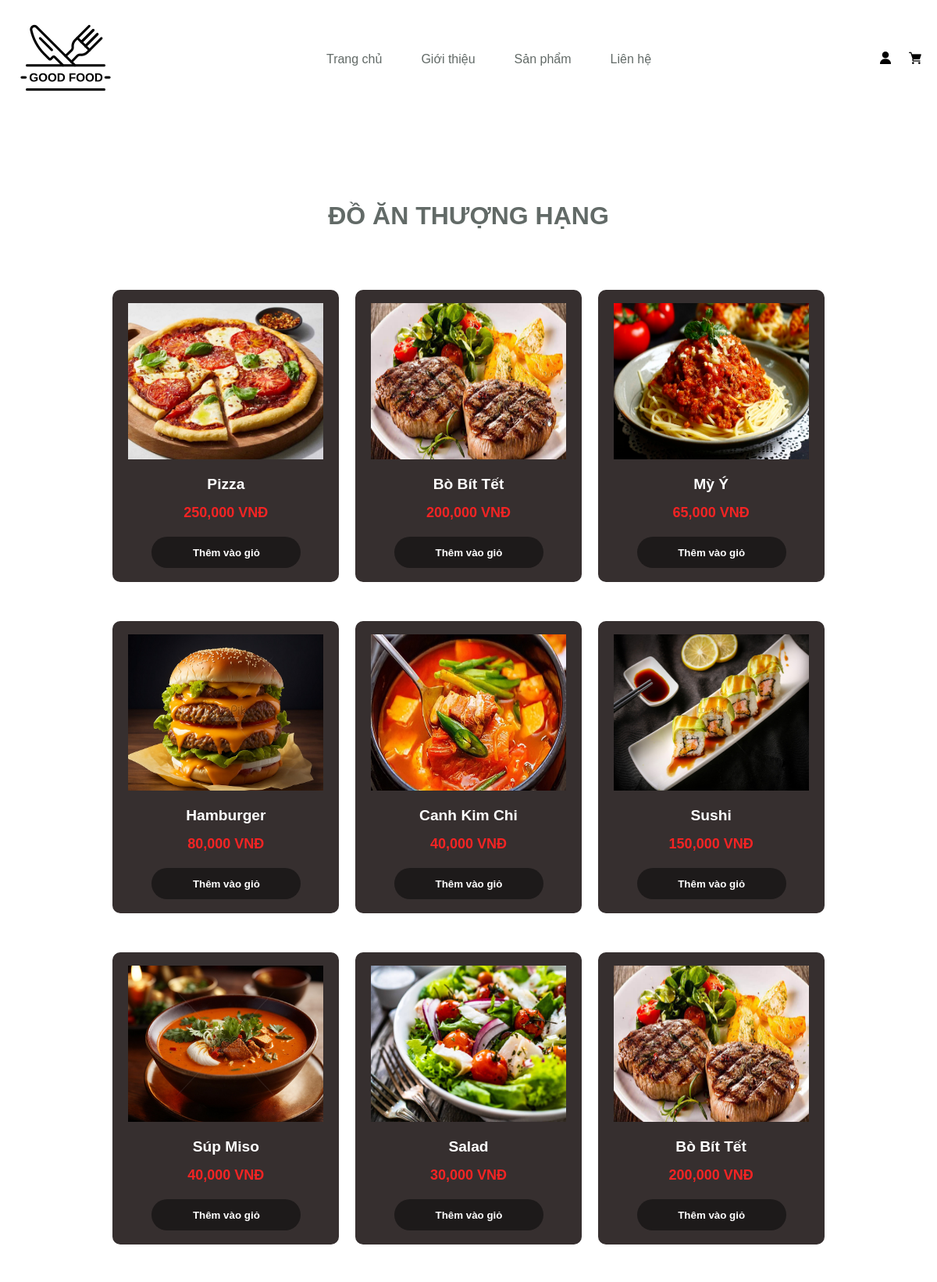
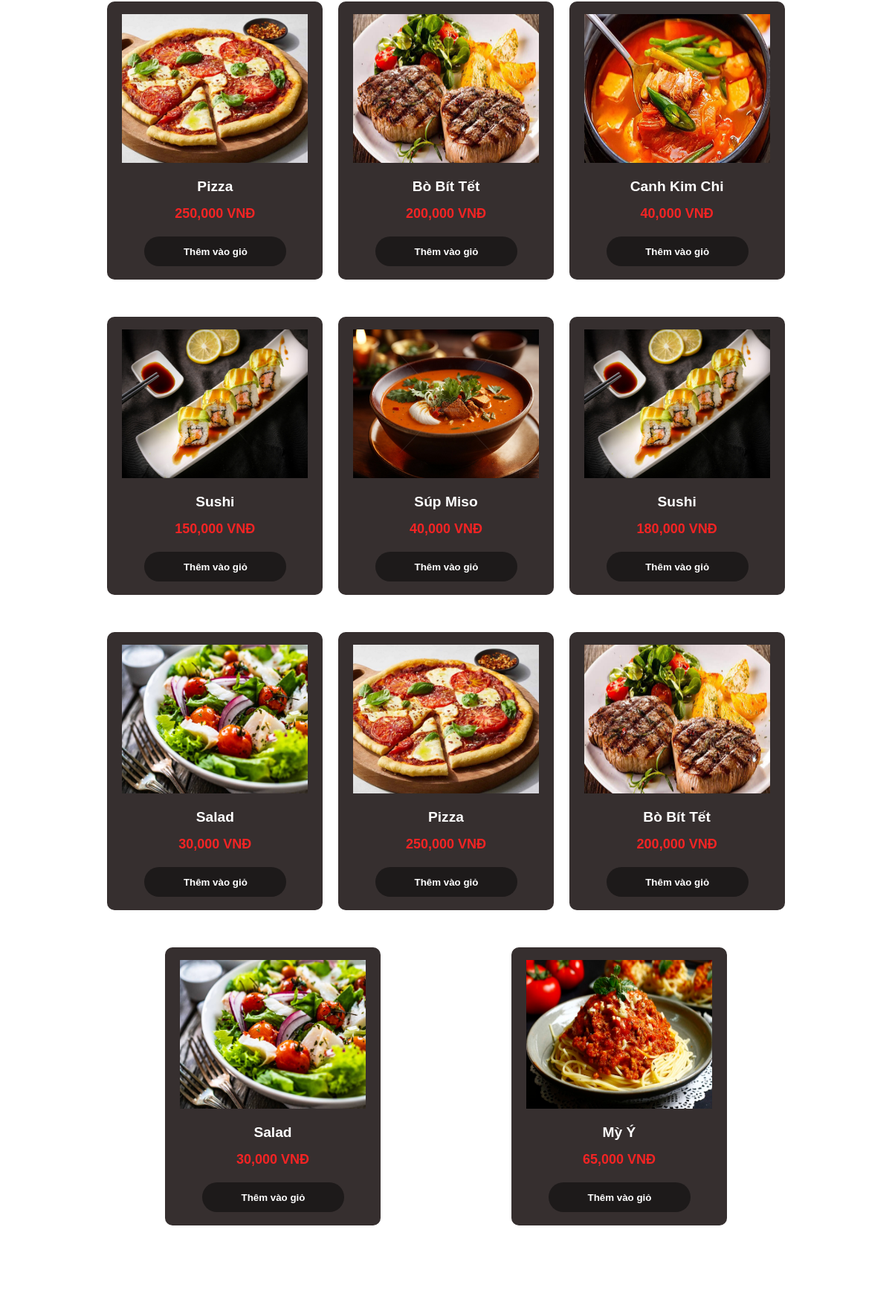
The page /product.php (upper part) on the database its author committed (2 pictures, top to bottom).
### tables this page shows
CREATE TABLE `products_detail` (
  `id` int(11) NOT NULL,
  `name` varchar(255) NOT NULL,
  `price` decimal(10,2) NOT NULL,
  `image` varchar(255) NOT NULL,
  `description` text DEFAULT NULL,
  `weight` varchar(50) DEFAULT NULL,
  `ingredients` text DEFAULT NULL
);

### product.php (the view, shortened to what this page needs)
<?php
$conn = new mysqli('localhost', 'root', '', 'food_db');
$result = $conn->query("SELECT * FROM products_detail");
?>
<!DOCTYPE html>
<html lang="en">
<head>
    <link rel="stylesheet" href="css/home.css">
</head>
<body>
    <div id="wrapper">
        <div id="header">
            <a href="" class="logo"><img src="images/logo.png" alt=""></a>
            <div id="menu">
                <div class="item"><a href="home2.php">Trang chủ</a></div>
                <div class="item"><a href="about.php">Giới thiệu</a></div>
                <div class="item"><a href="product.php">Sản phẩm</a></div>
                <div class="item"><a href="contact.php">Liên hệ</a></div>
            </div>
            <div id="actions">
                <div class="item"><a href="user.php"><img src="images/user.png" alt=""></a></div>
                <div class="item"><a href="cart.php"><img src="images/grocery-store.png" alt=""></a></div>
            </div>
        </div>
        <div id="wp-products">
            <h2>ĐỒ ĂN THƯỢNG HẠNG</h2>
            <ul id="list-products">
                <?php while ($row = $result->fetch_assoc()): ?>
                    <div class="item">
                         <a href="product_detail.php?id=<?php echo $row['id']; ?>">
                            <img src="<?php echo $row['image']; ?>" alt="<?php echo $row['name']; ?>">
                </a>
                <div class="name">
                    <a href="product_detail.php?id=<?php echo $row['id']; ?>">
                        <?php echo $row['name']; ?>
                    </a>
                </div>
                <div class="price"><?php echo number_format($row['price']); ?> VNĐ</div>
                <form method="post" action="add_to_cart.php">
                    <input type="submit" value="Thêm vào giỏ" class="add-to-cart">
                </form>
            </div>
            <?php endwhile; ?>
        </ul>
</div>
    </div>
</body>
</html>

### css/home.css (style rules this page uses)
* { padding:0; margin:0; box-sizing: border-box; font-family: Arial, Helvetica, sans-serif; cursor: pointer; }
#wrapper { width: 100%; height: 100vh; }
#header { width: 100%; padding:0px 20px; margin-top:10px; display: flex; justify-content: space-between; align-items: center; }
#menu { list-style:none; display: flex; }
#menu .item { margin:0px 25px; }
#menu .item a { color:#626A67; text-decoration: none; transition: all 0.3s ease; }
#actions { display: flex; }
#actions .item { margin-left:22px; }
#wp-products { padding-top:116px; padding-bottom: 25px; padding-left:134px; padding-right:134px; }
#wp-products h2 { text-align: center; margin-bottom: 76px; font-size:32px; color:#626a67; }
#list-products { display: flex; list-style: none; justify-content: space-around; align-items: center; flex-wrap: wrap; }
#list-products .item { width: 290px; height: 374px; background:#362f2f; border-radius: 10px; margin-bottom: 50px; }
#list-products .item img { width: 250px; height: 200px; display: block; margin:0px auto; margin-top:17px; }
#list-products .item .name { text-align: center; color:#fff; font-size: larger; font-weight: bold; margin-top:21px; }
#list-products .item .price { text-align: center; color:#f42424; font-size: large; font-weight: bold; margin-top:15px; }
.add-to-cart { align-items: center; width: 191px; height: 40px; margin: 20px 0px 20px 50px; background:#1d1a1a; border:none; outline:none; color:#fff; font-weight: bold; border-radius: 20px; transition:0.6s; }
#footer .box .quick-menu ,.item a { color:#fff; text-decoration: none; transition: color 0.6s ease; }

### rows shown on the page
products_detail: image (picture), name "Pizza", price "250,000"
products_detail: image (picture), name "Bò Bít Tết", price "200,000"
products_detail: image (picture), name "Mỳ Ý", price "65,000"
products_detail: image (picture), name "Hamburger", price "80,000"
products_detail: image (picture), name "Canh Kim Chi", price "40,000"
products_detail: image (picture), name "Sushi", price "150,000"
products_detail: image (picture), name "Súp Miso", price "40,000"
products_detail: image (picture), name "Salad", price "30,000"
products_detail: image (picture), name "Bò Bít Tết", price "200,000"
products_detail: image (picture), name "Pizza", price "250,000"
products_detail: image (picture), name "Bò Bít Tết", price "200,000"
products_detail: image (picture), name "Canh Kim Chi", price "40,000"
products_detail: image (picture), name "Sushi", price "150,000"
products_detail: image (picture), name "Súp Miso", price "40,000"
products_detail: image (picture), name "Sushi", price "180,000"
products_detail: image (picture), name "Salad", price "30,000"
products_detail: image (picture), name "Pizza", price "250,000"
products_detail: image (picture), name "Bò Bít Tết", price "200,000"
products_detail: image (picture), name "Salad", price "30,000"
products_detail: image (picture), name "Mỳ Ý", price "65,000"
